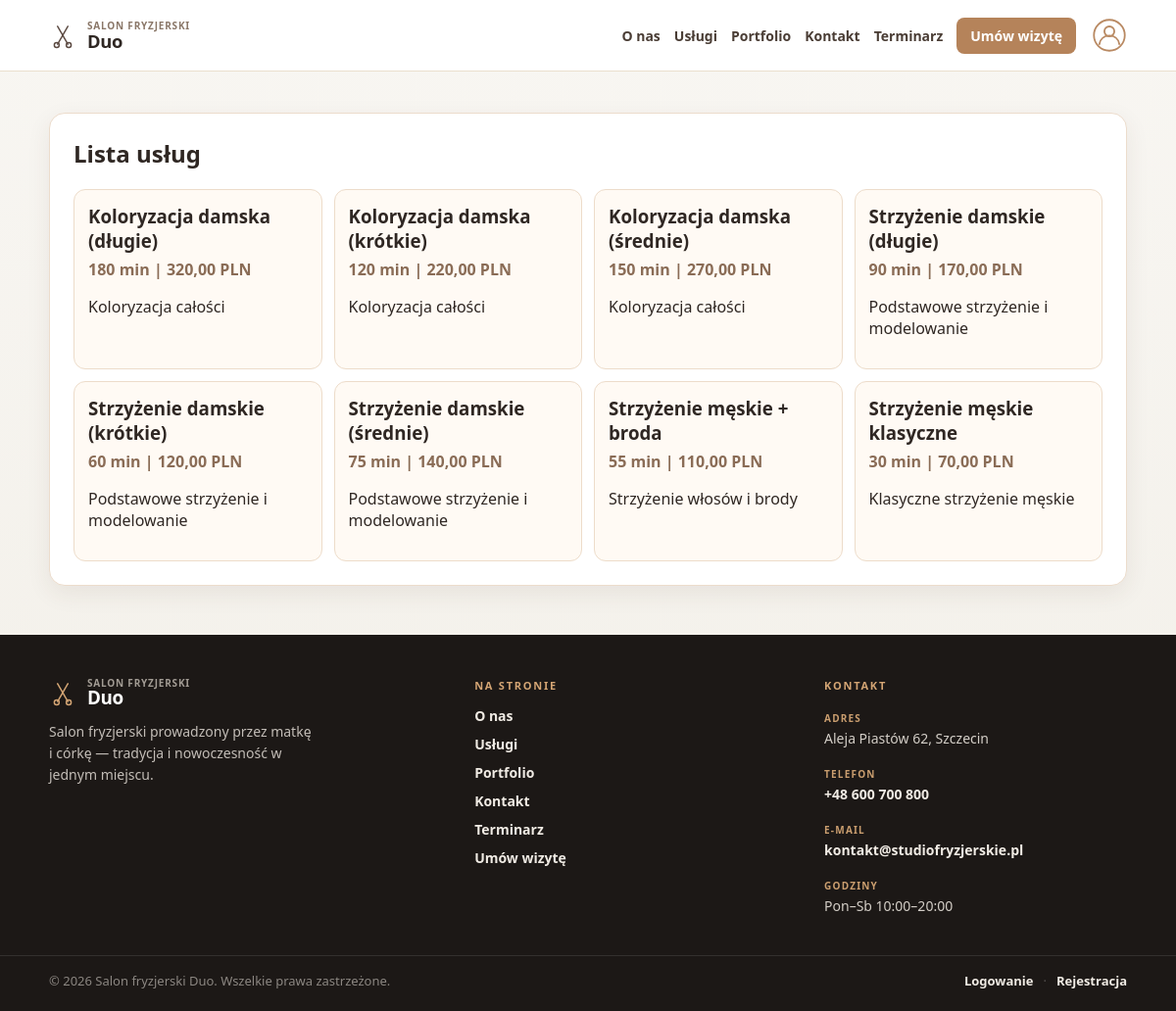
Page /services/ on the committed database.
### booking/models.py (models this page shows, shortened)
class Service(models.Model):
    name = models.CharField(max_length=100)
    description = models.TextField(blank=True)
    duration_minutes = models.PositiveIntegerField()
    price = models.DecimalField(max_digits=8, decimal_places=2)

### booking/views.py (the view)
# urls.py: path('services/', service_list_view, name='service_list'),
def service_list_view(request):
    services = Service.objects.all().order_by('name')
    return render(request, 'booking/service_list.html', {'services': services})

### templates/booking/service_list.html (shortened to what this page needs)
{% extends "base.html" %}
{% block content %}
<section class="section-card">
    <h1>Lista usług</h1>
    {% if services %}
        <div class="service-grid">
            {% for service in services %}
                <article class="service-card">
                    <h3>{{ service.name }}</h3>
                    <p class="meta">{{ service.duration_minutes }} min | {{ service.price }} PLN</p>
                    <p>{{ service.description|default:"Profesjonalna usługa w naszym salonie." }}</p>
                </article>
            {% endfor %}
        </div>
    {% else %}
        <p>Brak usług do wyświetlenia.</p>
    {% endif %}
</section>
{% endblock %}

### static/css/style.css (style rules this page uses)
* { box-sizing: border-box; }
html { height: 100%; }
body { margin: 0; min-height: 100%; display: flex; flex-direction: column; font-family: "Segoe UI", Tahoma, Arial, sans-serif; background: linear-gradient(180deg, #f8f6f2 0%, #f2efe8 100%); color: #2f2723; }
.hero-text, .hero-card, .section-card, .card { background: #fff; border: 1px solid #ecdccc; border-radius: 16px; box-shadow: 0 8px 24px rgba(71, 48, 33, 0.08); padding: 24px; }
.section-card { margin-top: 18px; }
.section-card h1, .section-card h2 { margin-top: 0; }
.gallery-grid, .service-grid, .appointment-list, .action-grid { display: grid; gap: 12px; }
.service-grid { grid-template-columns: repeat(auto-fit, minmax(220px, 1fr)); }
.gallery-item, .service-card, .appointment-item { border: 1px solid #eddcca; background: #fffaf4; border-radius: 12px; padding: 14px; }
.service-card h3 { margin-top: 0; margin-bottom: 6px; }
.meta { color: #8a6c56; font-weight: 700; margin-top: 0; }

### rows in the picture
Service: name "Koloryzacja damska (długie)", duration_minutes "180", price "320,00", description "Koloryzacja całości"
Service: name "Koloryzacja damska (krótkie)", duration_minutes "120", price "220,00", description "Koloryzacja całości"
Service: name "Koloryzacja damska (średnie)", duration_minutes "150", price "270,00", description "Koloryzacja całości"
Service: name "Strzyżenie damskie (długie)", duration_minutes "90", price "170,00", description "Podstawowe strzyżenie i modelowanie"
Service: name "Strzyżenie damskie (krótkie)", duration_minutes "60", price "120,00", description "Podstawowe strzyżenie i modelowanie"
Service: name "Strzyżenie damskie (średnie)", duration_minutes "75", price "140,00", description "Podstawowe strzyżenie i modelowanie"
Service: name "Strzyżenie męskie + broda", duration_minutes "55", price "110,00", description "Strzyżenie włosów i brody"
Service: name "Strzyżenie męskie klasyczne", duration_minutes "30", price "70,00", description "Klasyczne strzyżenie męskie"
